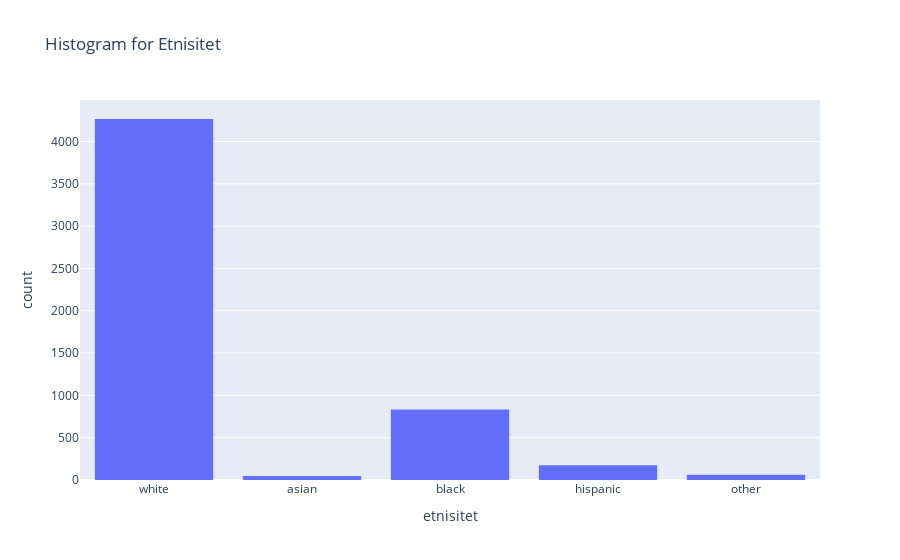

The code cell stored with this chart in its notebook:
### Markdown cell above
##### 2.1.4 Kjønn/etnisitet

### Code cell
fig = px.histogram(train_df, x='etnisitet', nbins=10, title='Histogram for Etnisitet')

fig.show()

### Figure 1 — Plotly figure (JSON) as saved in the notebook; plotly's stock layout.template omitted (floating-point values rounded to 4 significant figures; data arrays with more than 128 entries replaced by an {"elided": "..."} marker saying what was removed)
{"data": [{"alignmentgroup": "True", "bingroup": "x", "hovertemplate": "etnisitet=%{x}<br>count=%{y}<extra></extra>", "legendgroup": "", "marker": {"color": "#636efa", "pattern": {"shape": ""}}, "name": "", "nbinsx": 10, "offsetgroup": "", "orientation": "v", "showlegend": false, "type": "histogram", "x": {"elided": "5413 str values"}, "xaxis": "x", "yaxis": "y"}], "layout": {"barmode": "relative", "legend": {"tracegroupgap": 0}, "title": {"text": "Histogram for Etnisitet"}, "xaxis": {"anchor": "y", "domain": [0, 1], "title": {"text": "etnisitet"}}, "yaxis": {"anchor": "x", "domain": [0, 1], "title": {"text": "count"}}}}
